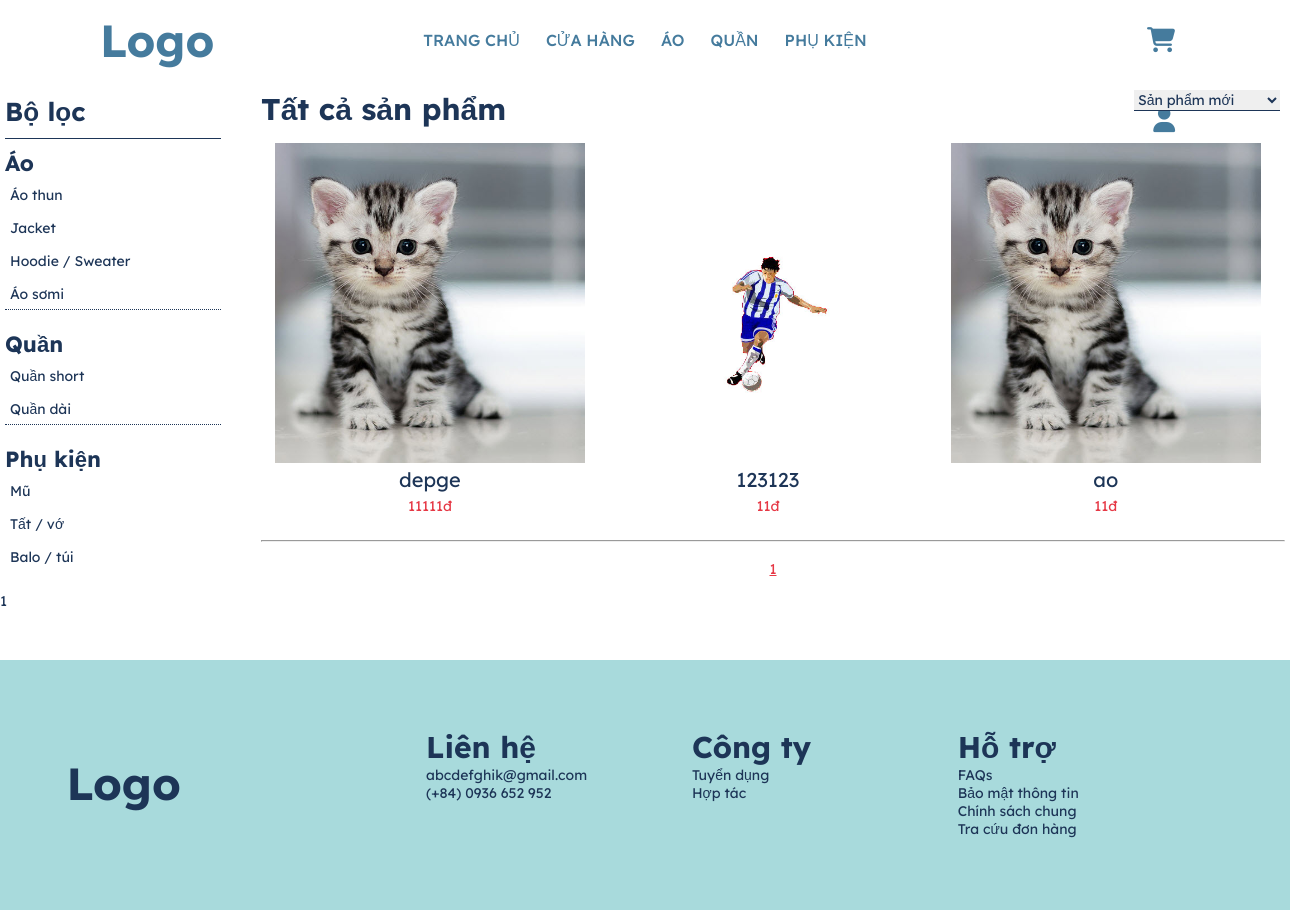
/products.php, run on the app's committed database.
### tables this page shows
CREATE TABLE `category` (
  `id` int(11) NOT NULL,
  `name` varchar(50) NOT NULL
);

CREATE TABLE `product` (
  `id` int(11) NOT NULL,
  `name` varchar(50) NOT NULL,
  `description` text NOT NULL,
  `img` text NOT NULL,
  `price` int(11) NOT NULL,
  `manufacturers_id` int(11) NOT NULL,
  `category_detail_id` int(11) NOT NULL
);

### products.php (the view, shortened to what this page needs)
<!DOCTYPE html>
<html lang="en">
<head>
    <link rel="stylesheet" href="assets/css/style.css">
    <link rel="stylesheet" href="assets/css/products.css">
</head>
<body>
    <?php
    require 'admin/connect.php';
    $page = 1;
    $sql_number_of_product = "select count(*) from product ";
    $product_array = mysqli_query($connect, $sql_number_of_product);
    $product_array_result = mysqli_fetch_array($product_array);
    $number_of_product = $product_array_result['count(*)'];
    $product_in_page = 15;
    $number_page = ceil($number_of_product / $product_in_page);
    $skip = $product_in_page * ($page - 1);
    $sql_show_product = "select * from product
    limit $product_in_page offset $skip";
    $show_product = mysqli_query($connect, $sql_show_product);
    ?>
    <?php
    require 'header.php';
    ?>
    <div class="main_products">
        <div class="category">
            <div class="header_category">
                <h4>Bộ lọc</h4>
            </div>
            <div class="cate_item">
                <h5>Áo</h5>
                <ul>
                    <li>
                        <a href="">Áo thun</a>
                    </li>
                    <li>
                        <a href="">Jacket</a>
                    </li>
                    <li>
                        <a href="">Hoodie / Sweater</a>
                    </li>
                    <li>
                        <a href="">Áo sơmi</a>
                    </li>
                </ul>
            </div>
            <div class="cate_item">
                <h5>Quần</h5>
                <ul>
                    <li>
                        <a href="">Quần short</a>
                    </li>
                    <li>
                        <a href="">Quần dài</a>
                    </li>
                </ul>
            </div>
            <div class="cate_item">
                <h5>Phụ kiện</h5>
                <ul>
                    <li>
                        <a href="">Mũ</a>
                    </li>
                    <li>
                        <a href="">Tất / vớ</a>
                    </li>
                    <li>
                        <a href="">Balo / túi</a>
                    </li>
                </ul>
            </div>
        </div>
        <div class="products">
            <div class="header_product">
                <div class="title_product">
                    <h3>Tất cả sản phẩm</h3>
                </div>
                <div class="sort_product">
                    <select name="" id="">
                        <option value="Sản phẩm mới" selected><a href="">Sản phẩm mới </a></option>
                    </select>
                </div>
            </div>
            <div class="table">
                <?php foreach ($show_product as $each) { ?>
                    <div class="thumbnail">
                        <div class="image">
                            <a href="product-detail">
                                <img class="img_thumb" src="admin/product/photos/<?php echo $each['img'] ?>">
                            </a>
                        </div>
                        <div class="caption">
                            <a href=""><?php echo $each['name'] ?></a>
                            <p class="price"><?php echo $each['price'] ?>đ</p>
                        </div>
                    </div>
                <?php } ?>
            </div>
            <div class="page">
                <hr>
                <br>
                <div class="number">
                    <?php for ($i = 1; $i <= $number_page; $i++) { ?>
                        <?php if ($i == $page) { ?>
                            <a href="?page=<?php echo $i ?>" class="this_page" id="this_page">
                                <?php echo $i ?>
                            </a>
                        <?php } else { ?>
                            <a href="?page=<?php echo $i ?>">
                                <?php echo $i ?>
                            </a>
                        <?php } ?>
                    <?php  } ?>
                </div>
            </div>
        </div>
    </div>
    <p id="number_page"><?php echo $number_page ?></p>
    <?php include 'footer.php' ?>
</body>
</html>

### header.php (shortened to what this page needs)
<?php require 'admin/connect.php';
$sql="select * from category ";
$result=mysqli_query($connect,$sql);
?>
<link rel="stylesheet" href="assets/css/header.css">
<header>
    <nav class="header">
        <div class="logo">
            <a href="index.php">Logo</a>
        </div>
        <div class="menu">
            <ul class="ul_1">
                <li>
                    <a href="index.php">Trang chủ </a>
                </li>
                <li>
                    <a href="products.php">Cửa hàng</a>
                </li>
                <?php  foreach ($result as $key => $each) {?>
                <li>
                    <a href="products_category.php?id=<?php echo $each['id']?>"><?php echo $each['name']?></a>
                </li>
                 <?php }?>
            </ul>
        </div>
        <div class="icon">
            <a href="cart.php"><i class="fas fa-shopping-cart"></i></a>
            <a href=""><i class="fas fa-user"></i></a>
        </div>
    </nav>
</header>

### assets/css/style.css (style rules this page uses)
* { padding: 0; margin: 0; text-decoration: none; list-style: none; box-sizing: border-box; font-family: "Lexend Deca", sans-serif; font-weight: 400; font-size: 14px; color: #1d3557; }
h3 { font-weight: bold; font-size: 30px; }
h4 { font-weight: bold; font-size: 26px; }
h5 { font-weight: bold; font-size: 22px; }
select { border: none; border-bottom: #1d3557 1px solid; }

### assets/css/products.css (style rules this page uses)
.main_products { display: flex; width: 1280px; margin: 0 auto; }
.main_products .category { width: 20%; padding-right: 40px; }
.main_products .products { width: 80%; display: flexbox; }
.category .header_category { padding: 15px 5px 10px 0; border-bottom: 1px #1d3557 solid; margin-bottom: 10px; }
.category .cate_item { text-align: start; }
.category .cate_item { border-bottom: 1px #1d3557 dotted; margin-bottom: 20px; }
.category .cate_item:last-child { border-bottom: none; }
.category .cate_item ul li { padding: 5px; font-size: 18px; }
.products .header_product { display: flex; width: 100%; padding: 10px 5px 15px 0; }
.products .title_product { width: 60%; }
.products .sort_product { width: 40%; text-align: end; }
.products .table { width: 100%; float: left; }
.products .thumbnail { width: 33%; float: left; text-align: center; }
.products .thumbnail .img_thumb { width: 310px; height: 320px; object-fit: cover; object-position: 50% 20%; }
.products .thumbnail .caption { padding-bottom: 20px; }
.products .thumbnail .caption a { font-size: 20px; }
.products .thumbnail .caption .price { color: #e63946; padding: 5px; }
.products .page { width: 100%; text-align: center; }
.products .page a { padding: 0 5px; }
.products .page .this_page { text-decoration: underline; color: #e63946; }

### assets/css/header.css (style rules this page uses)
.header { background-color: #fff; width: 100%; height: 80px; display: flex; }
.header .logo { width: 15%; }
.header .logo > a { color: #457b9d; font-size: 45px; font-weight: bold; line-height: 80px; padding: 0 100px; }
.header .menu { width: 70%; text-align: center; }
.header .menu ul.ul_1 { height: 80px; display: flex; align-items: center; justify-content: center; }
.header .menu ul.ul_1 li a { color: #457b9d; font-size: 16px; font-weight: 500; padding: 7px 13px; border-radius: 3px; text-transform: uppercase; }
.header .icon { width: 15%; padding-right: 100px; text-align: end; }
.header .icon a i { font-size: 25px; color: #457b9d; line-height: 80px; border-radius: 3px; padding: 0 15px; }

### data on the page
category: name "ÁO"
category: name "QUẦN"
category: name "PHỤ KIỆN"
product: img (picture), name "depge", price "11111"
product: img (picture), name "123123", price "11"
product: img (picture), name "ao", price "11"

### other printed values
$number_page "1"
